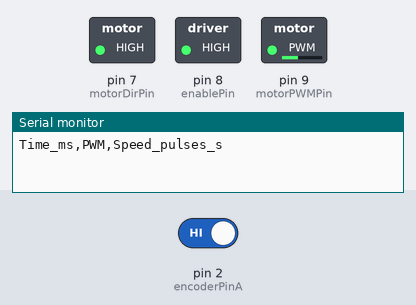
Simulated run of this sketch. Board: Arduino Uno, built with avr-gcc and run on an emulated ATmega328P. Parts: switched loads named in the sketch (green lamp = pin HIGH), the last lines printed to the serial monitor. The inputs (shaded band) are chosen by the test bench; at power-on: pin 2 (encoderPinA) HIGH.

Above: at 0.1 s.
At 5.1 s:
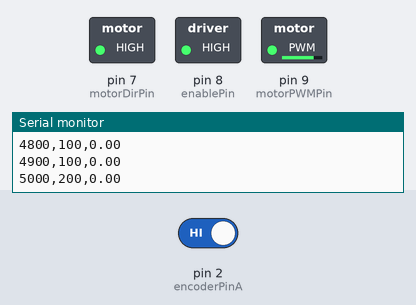
Timing chart, 0 to 6.6 s (numbered marks = the images above):
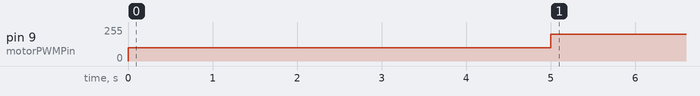

The sketch:

MotorStepResponse.ino
```cpp
#define motorDirPin 7
#define motorPWMPin 9
#define enablePin 8
#define encoderPinA 2

volatile unsigned long pulses = 0;

unsigned long startTime;
unsigned long lastTime;

const unsigned long sampleTime = 100;
const unsigned long stepTime = 5000;

const int initialPWM = 100;
const int stepPWM = 200;

bool stepped = false;

void countPulse() {
  pulses++;
}

void setup() {
  Serial.begin(9600);

  pinMode(motorDirPin, OUTPUT);
  pinMode(motorPWMPin, OUTPUT);
  pinMode(enablePin, OUTPUT);
  pinMode(encoderPinA, INPUT_PULLUP);

  attachInterrupt(
    digitalPinToInterrupt(encoderPinA),
    countPulse,
    RISING
  );

  // Use the direction that worked previously
  digitalWrite(motorDirPin, HIGH);
  digitalWrite(enablePin, HIGH);

  // Start at PWM 100
  analogWrite(motorPWMPin, initialPWM);

  startTime = millis();
  lastTime = startTime;

  Serial.println("Time_ms,PWM,Speed_pulses_s");
}

void loop() {
  unsigned long now = millis();
  unsigned long elapsed = now - startTime;

  // Increase PWM from 100 to 200 after 5 seconds
  if (elapsed >= stepTime && !stepped) {
    analogWrite(motorPWMPin, stepPWM);
    stepped = true;
  }

  // Measure speed every 100 ms
  if (now - lastTime >= sampleTime) {

    unsigned long interval = now - lastTime;
    lastTime = now;

    noInterrupts();
    unsigned long count = pulses;
    pulses = 0;
    interrupts();

    float speed = count * 1000.0 / interval;

    Serial.print(elapsed);
    Serial.print(",");
    Serial.print(stepped ? stepPWM : initialPWM);
    Serial.print(",");
    Serial.println(speed);
  }
}
```

Measured:
- by itself, pin 9 (motorPWMPin): 100/255 → 200/255 at 5.0 s
